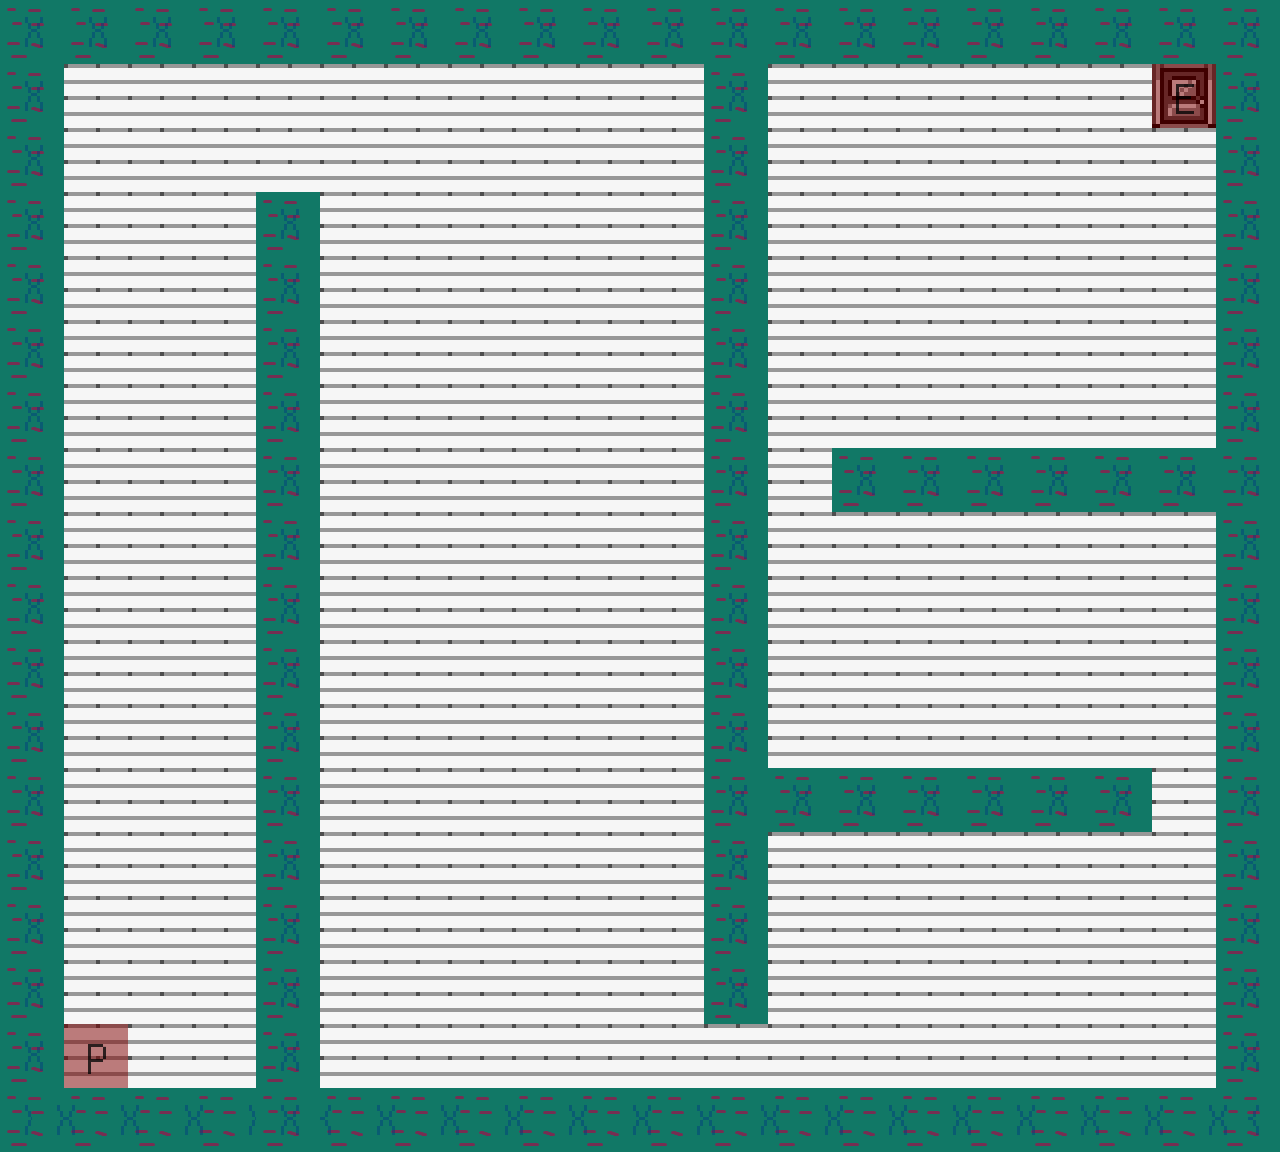

This is a level from a 2D game, rendered from its Tiled map with the project's own tilesets. A one-line summary and the map file follow, with tile-layer data summarised:
An orthogonal 40x36 tile map with 32x32 px tiles, 4 tile layers (background, edible floor, foreground, triggers), 1 hidden layer not drawn, 6 tilesets.

<map version="1.0" orientation="orthogonal" renderorder="right-down" width="40" height="36" tilewidth="32" tileheight="32" nextobjectid="1">
 <tileset firstgid="1" name="ground" tilewidth="32" tileheight="32">
  <image source="tiles/groundCompiled.png" width="192" height="32" />
 </tileset>
 <tileset firstgid="7" name="lab" tilewidth="32" tileheight="32">
  <image source="tiles/lab.png" width="384" height="256" />
  <tile id="0">
   <properties>
    <property name="solid" value="" />
   </properties>
  </tile>
  <tile id="1">
   <properties>
    <property name="solid" value="" />
   </properties>
  </tile>
  <tile id="2">
   <properties>
    <property name="solid" value="" />
   </properties>
  </tile>
  <tile id="3">
   <properties>
    <property name="solid" value="" />
   </properties>
  </tile>
  <tile id="4">
   <properties>
    <property name="solid" value="" />
   </properties>
  </tile>
  <tile id="61">
   <properties>
    <property name="noteaten" value="1" />
   </properties>
  </tile>
 </tileset>
 <tileset firstgid="103" name="objects" tilewidth="32" tileheight="32">
  <image source="tiles/objects.png" width="288" height="64" />
 </tileset>
 <tileset firstgid="121" name="house" tilewidth="32" tileheight="32">
  <image source="tiles/house.png" width="256" height="192" />
 </tileset>
 <tileset firstgid="169" name="triggers" tilewidth="32" tileheight="32">
  <image source="tiles/triggers.png" width="192" height="64" />
  <tile id="0">
   <properties>
    <property name="playerStart" value="down" />
   </properties>
  </tile>
  <tile id="2">
   <properties>
    <property name="entry" value="playerHouse.tmx" />
   </properties>
  </tile>
  <tile id="3">
   <properties>
    <property name="entry" value="playerHouse.tmx" />
   </properties>
  </tile>
  <tile id="4">
   <properties>
    <property name="solid" value="" />
   </properties>
  </tile>
  <tile id="5">
   <properties>
    <property name="solid" value="" />
   </properties>
  </tile>
  <tile id="6">
   <properties>
    <property name="water" value="" />
   </properties>
  </tile>
  <tile id="10">
   <properties>
    <property name="solid" value="" />
   </properties>
  </tile>
 </tileset>
 <tileset firstgid="181" name="sprites" tilewidth="32" tileheight="32">
  <image source="tiles/sprites.png" width="128" height="64" />
  <tile id="0">
   <properties>
    <property name="frames" value="8" />
    <property name="height" value="32" />
    <property name="mspf" value="350" />
    <property name="src" value="sprites/water.png" />
    <property name="width" value="32" />
   </properties>
  </tile>
  <tile id="2">
   <properties>
    <property name="frames" value="4" />
    <property name="height" value="32" />
    <property name="mspf" value="350" />
    <property name="src" value="sprites/flower.png" />
    <property name="width" value="32" />
   </properties>
  </tile>
 </tileset>
 <layer name="background" width="40" height="36">
  <data>[1440 cells, 1440 non-empty, 1 distinct tile ids]</data>
 </layer>
 <layer name="edible floor" width="40" height="36">
  <data>[1440 cells, 1440 non-empty, 1 distinct tile ids]</data>
 </layer>
 <layer name="foreground" width="40" height="36">
  <data>[1440 cells, 456 non-empty, 8 distinct tile ids]</data>
 </layer>
 <layer name="sprites" width="40" height="36" visible="0">
  <data>[1440 cells, 0 non-empty, 0 distinct tile ids]</data>
 </layer>
 <layer name="triggers" width="40" height="36">
  <data>[1440 cells, 460 non-empty, 12 distinct tile ids]</data>
 </layer>
</map>
